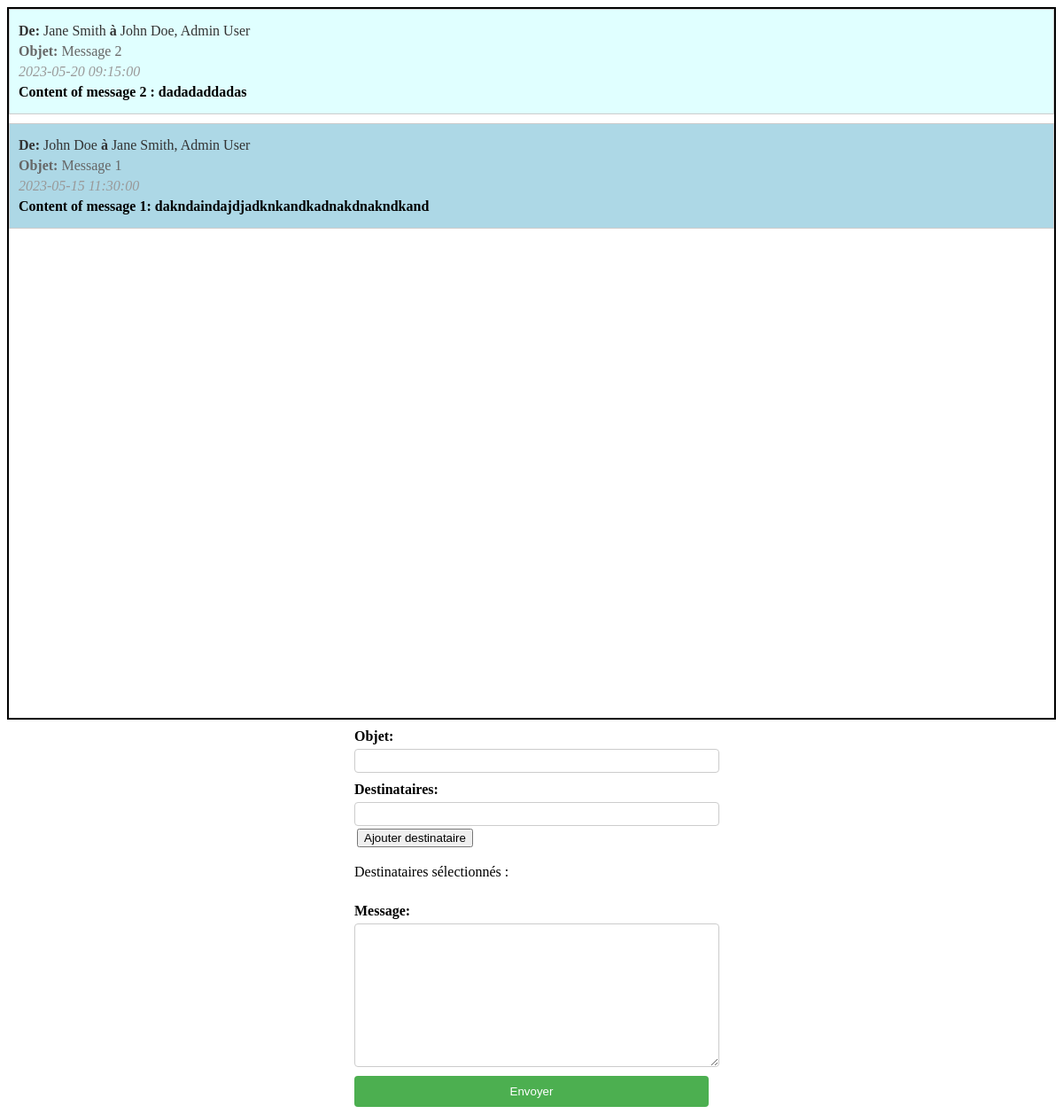
Page /php/messagerie.php on the committed database.
### tables this page shows
create table Message (
    idMessage INTEGER primary key unique not null auto_increment,
    dateEnvoi DATETIME,
    objet VARCHAR(100),
    contenu TEXT,
    idEnvoyeur INTEGER,

    foreign key fk_Envoyeur(idEnvoyeur) references Utilisateur(idUtilisateur) on delete cascade
);

create table Utilisateur (
    idUtilisateur INTEGER primary key unique not null auto_increment, mdp VARCHAR(100),
    typeUtilisateur ENUM('gestionaire','normal','administrateur'),
    nivEtude ENUM('L1','L2','L3','M1','M2','D'),
    nom VARCHAR(100),
    prenom VARCHAR(100),
    ecole VARCHAR(100),
    ville VARCHAR(100) 
);

### php/messagerie.php (the view, shortened to what this page needs)
<!DOCTYPE html>
<html lang="en">
<head>
    <link rel="stylesheet" href="/css/messagerie.css">
</head>
<body>
    <div class="message-conteneur">
        <?php
            include("bdd.php");
            $req = "select * from Message inner join Utilisateur on idEnvoyeur = idUtilisateur order by dateEnvoi DESC ";
            $result = mysqli_query($cnx,$req) or die ("Problème req :$req");
            $tab = mysqli_fetch_all($result,MYSQLI_ASSOC);
            foreach($tab as $msg) {
                $nomEnvoyeur = $msg["nom"] ." ". $msg["prenom"];
                $req = "select * from MessageDestinataire inner join Utilisateur on idUtilisateur = idDestinataire where idMessage = ".$msg["idMessage"].";";
                $result = mysqli_query($cnx,$req) or die ("Problème req :$req");
                $rowsReceveur = mysqli_fetch_all($result,MYSQLI_ASSOC);
                $numrow = mysqli_num_rows($result);
                $receveurs = "";
                for($i=0;$i<$numrow;$i++) {
                    $receveur = $rowsReceveur[$i];
                    $nomReceveur = $receveur["nom"]." ".$receveur["prenom"];
                    $receveurs = $receveurs.$nomReceveur;
                    if ($i!= $numrow-1){
                        $receveurs = $receveurs.", ";
                    }
                }
                echo "
                        <div class='message'>
                            <p class='envoyeur' ><span>De: </span>".$nomEnvoyeur." <span>à</span> ".$receveurs."</p>
                            <p class='objet' ><span>Objet:</span> ".$msg["objet"]."</p>
                            <p class='date' >".$msg["dateEnvoi"]."</p>
                            <p class='contenu' >".$msg["contenu"]."</p>
                        </div>
                ";
            }
        ?>
    </div>
    <form action="envoiMessage.php" method="post">
        <label for="objet">Objet:</label>
        <input type="text" name="objet" id="in-objet" required>
        <label for="list-destinataire">Destinataires:</label>
        <div class="gestion-destinataire">
            <input type="text" id="input-current-destinataire" name="list-destinataire" list="destinataires-list" autocomplete="on" >
            <input type="button" value="Ajouter destinataire" onclick="ajouterDestinataire()">
            <p>
                Destinataires sélectionnés :
            </p>
        </div>
        <label for="contenu">Message:</label>
        <textarea name="contenu" id="input-message" cols="30" rows="10"></textarea>
        <input type="submit" value="Envoyer">
    </form>
</body>
</html>

### css/messagerie.css (style rules this page uses)
.message-conteneur { display: flex; flex-direction: column; overflow: scroll; border: 2px solid black; padding: 5px²; height: 50em; max-height: 100%; }
.message { border: 1px solid #ccc; padding: 10px; margin-bottom: 10px; background-color: lightblue; }
.message-conteneur .message:nth-child(odd) { background-color: lightcyan; }
.message p { margin: 5px 0; }
.message p span { font-weight: bold; }
.message .envoyeur { color: #333; }
.message .objet { color: #666; }
.message .date { color: #999; font-style: italic; }
.message .contenu { font-weight: bold; }
form { display: flex; flex-direction: column; max-width: 400px; margin: 0 auto; }
label { margin-top: 10px; font-weight: bold; }
input[type="text"], textarea { width: 100%; padding: 5px; margin-top: 5px; border: 1px solid #ccc; border-radius: 4px; }
input[type="submit"] { margin-top: 10px; padding: 10px 20px; background-color: #4CAF50; color: white; border: none; border-radius: 4px; cursor: pointer; }
.gestion-destinataire input[type="button"] { margin: 3px; }

### rows in the picture
message: idEnvoyeur.prenom "Jane Smith", receveurs "John Doe, Admin User", objet "Message 2", dateEnvoi "2023-05-20 09:15:00", contenu "Content of message 2 : dadadaddadas"
message: idEnvoyeur.prenom "John Doe", receveurs "Jane Smith, Admin User", objet "Message 1", dateEnvoi "2023-05-15 11:30:00", contenu "Content of message 1: dakndaindajdjadknkandkadnakdnakndkand"
